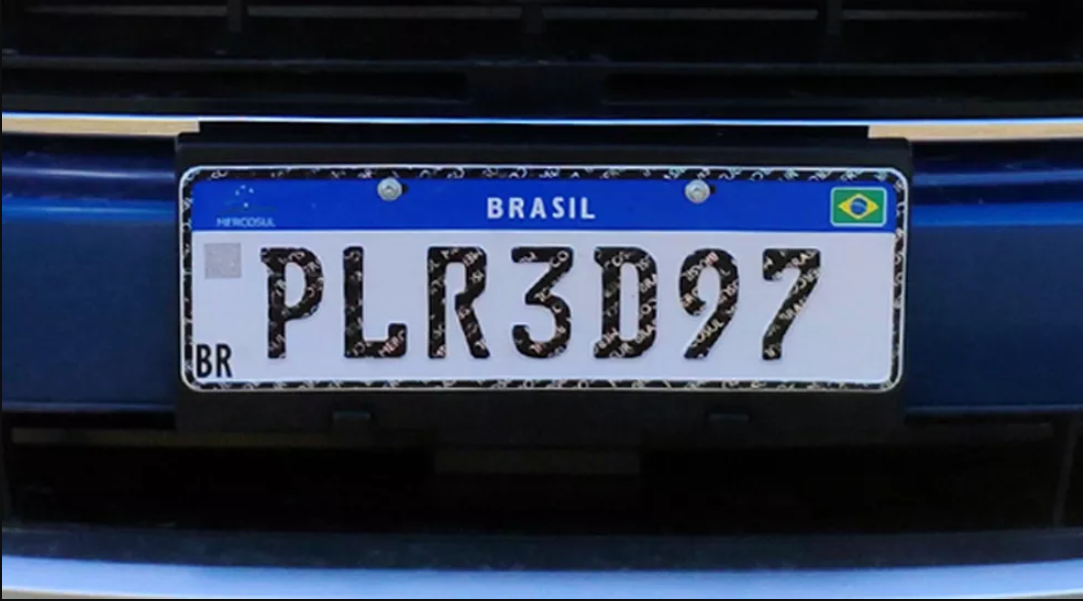
#> input picture data/placa_carro1.png, 1083 x 601 px; its folder holds only this picture in this run
$ jupyter execute --allow-errors 1.text_detection.ipynb   (shell and % lines are left out)
#> lines starting #> are read from the running program, lines starting #| are printed output that depends on the picture
# <font color='dark'>**Detecção de texto em placas de carro**</h1>

# <font color='dark'>**Aula 1**</h1>

### Instalação do tesseract

Necessário instalar o tesseract na máquina. Para baixar é preciso utilizar o comando `!sudo apt install tesseract-ocr`.

Informação disponível na [documentação do tesseract](https://tesseract-ocr.github.io/tessdoc/Installation.html)

Na mesma documentação é possível ver as linguagens disponíveis no [github](https://github.com/tesseract-ocr/tessdata). Para utilizar a língua portuguesa, precisamos usar o arquivo `por.tessdata`

Para usar o tesseract com a linguagem python, devemos instalar o pacote `pytesseract`, disponível no [PyPI](https://pypi.org/project/pytesseract/).

Podemos baixar diretamente o arquivo `por.tessdata` do [github](https://github.com/tesseract-ocr/tessdata) ou baixar diretamente para o Google Colab com o comando `wget`.

### Importação das bibliotecas

[cell 1]
import cv2
import pytesseract
import matplotlib.pyplot as plt

[cell 2]
cv2.__version__

[cell 3]
pytesseract.__version__

### Leitura da imagem

[cell 4]
img_names = ['trecho_livro', 'placa_carro1', 'placa_carro2', 'placa_carro3']

[cell 5]
img = cv2.imread(f'./data/{img_names[0]}.png')

#> (a cell that did not finish here is left out)

#> (a cell that did not finish here is left out)

[cell 8]
config_tesseract = '--tessdata-dir tessdata --psm 6'

#> (a cell that did not finish here is left out)

[cell 10]
img = cv2.imread(f'./data/{img_names[1]}.png')
#> img is the input picture: shape (601, 1083, 3); mean B, G, R 77, 54.9, 44.6

[cell 11]
plt.imshow(cv2.cvtColor(img, cv2.COLOR_BGR2RGB))
plt.axis('off')
plt.show()

A biblioteca opencv importa as imagens com os canais BGR, como pode ser visto na [documentação](https://docs.opencv.org/3.4/d4/da8/group__imgcodecs.html)

> **Note**

> *In the case of color images, the decoded images will have the channels stored in B G R order.*

O tesseract entende os canais na ordem RGB, portanto devemos fazer uma conversão da imagem de BGR para GRAY(escala de cinza), com o uso da função `cv2.cvtColor()`

[cell 12]
img = cv2.cvtColor(img, cv2.COLOR_BGR2GRAY)
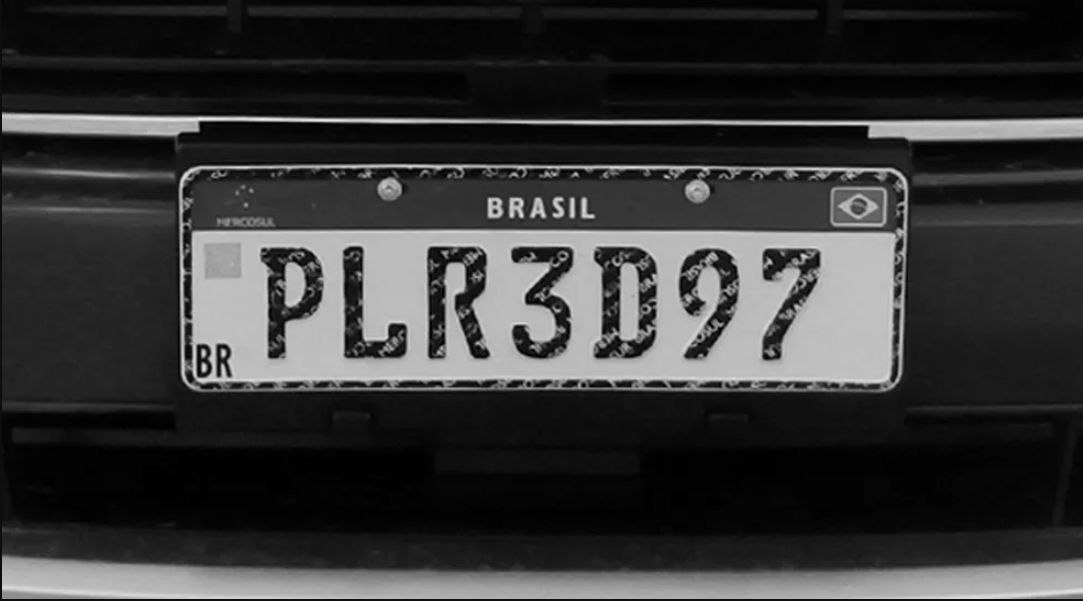
#> img: shape (601, 1083); min 0, max 237, mean 54.4

plt.imshow(cv2.cvtColor(img, cv2.COLOR_BGR2RGB))
plt.axis('off')
plt.show()
